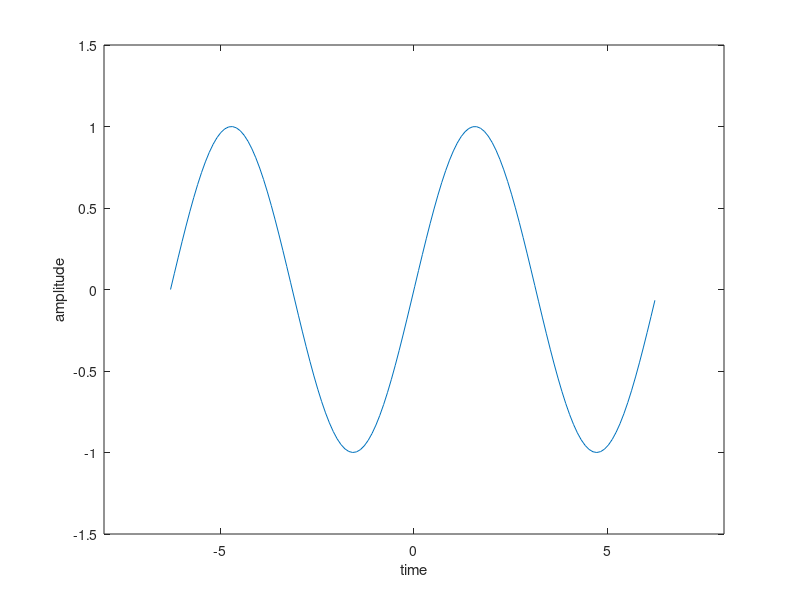

MATLAB code to generate this figure:
clear all;
close all;
clc;
t=-2*pi:0.1:2*pi;
y=sin(t);
plot(t,y)
axis([-8 8 -1.5 1.5])
ylabel("amplitude")
xlabel("time")
